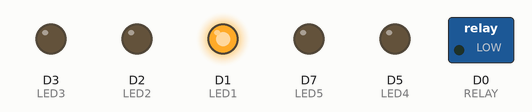
Simulated run of this sketch. Board: ESP8266 (NodeMCU). On the bench: switched loads named in the sketch (green lamp = pin HIGH), output pins drawn as LEDs (lit = HIGH). WiFi joins after 1.5 s; servers stay silent unless stated; random numbers use the default seed unless the sketch sets one; what the sketch prints to the serial monitor is not drawn.

Above: at 0.6 s.
At 1.1 s:
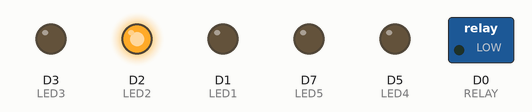
At 1.6 s:
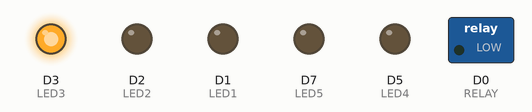
At 13.81 s:
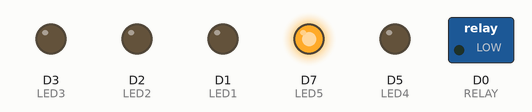
At 24.71 s:
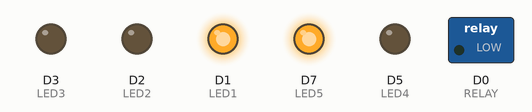
At 39.31 s:
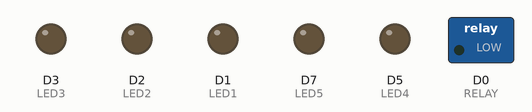
Timing chart, 0 to 40.0 s (numbered marks = the images above):
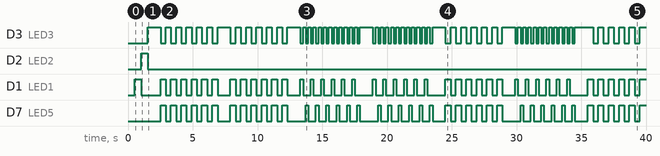

The sketch:

Internet_Hardware_WatchDog.ino
```cpp
#include <ESP8266WiFi.h>             // NodeMCU 0.09
#include <WiFiClient.h>              // Wifi Library
#include <ESP8266Ping.h>             // https://github.com/dancol90/ESP8266Ping/


const char* WIFI_SSID   = "XXXX";        // Your SSID
const char* WIFI_PWD    = "XXXX";        // Your WiFi Password

#define RELAY D0
#define LED1  D1
#define LED2  D2
#define LED3  D3
#define LED4  D5
#define LED5  D7
int random_n       = 1;
int fail_count     = 0;  // Increments if ping fails
int reset_timer    = 20; // Modem should be turned off for "reset_timer" seconds
int cooldown_timer = 80; // Device will wait for this time and will do the ping test before a second reboot


void setup() {
  Serial.begin(115200);
  delay(10);

  /** Define the pin modes **/
  pinMode(RELAY, OUTPUT);
  pinMode(LED1, OUTPUT);
  pinMode(LED2, OUTPUT);
  pinMode(LED3, OUTPUT);
  pinMode(LED4, OUTPUT);
  pinMode(LED5, OUTPUT);

  /** We start by connecting to a WiFi network **/
  IPAddress local_IP(192, 168, 0, 5);       // Static IP Address for ESP8266
  IPAddress subnet(255, 255, 255, 0);       // Subnet Mask
  IPAddress gateway(192, 168, 0, 1);        // Default Gateway

  /*********** Setup a WiFi connection ***********/
  if (WiFi.config(local_IP, gateway, subnet)) { Serial.println("Static IP Configured"); }
  else                                        { Serial.println("Static IP Configuration Failed"); };

  WiFi.mode(WIFI_STA);
  WiFi.begin(WIFI_SSID, WIFI_PWD);
  Serial.println(); Serial.println("Connecting to WiFi");
  int ctr=0;
  while (WiFi.status() != WL_CONNECTED) {
    delay(500);
    Serial.print(".");
    switch(ctr){  // Run the LED Chaser while the ESP is trying to connect to the Internet on first boot
      case 0:digitalWrite(LED1, HIGH);digitalWrite(LED2, LOW);digitalWrite(LED3, LOW);digitalWrite(LED4, LOW);digitalWrite(LED5, LOW); ctr++; break;
      case 1:digitalWrite(LED1, LOW);digitalWrite(LED2, HIGH);digitalWrite(LED3, LOW);digitalWrite(LED4, LOW);digitalWrite(LED5, LOW); ctr++; break;
      case 2:digitalWrite(LED1, LOW);digitalWrite(LED2, LOW);digitalWrite(LED3, HIGH);digitalWrite(LED4, LOW);digitalWrite(LED5, LOW); ctr++; break;
      case 3:digitalWrite(LED1, LOW);digitalWrite(LED2, LOW);digitalWrite(LED3, LOW);digitalWrite(LED4, HIGH);digitalWrite(LED5, LOW); ctr++; break;
      case 4:digitalWrite(LED1, LOW);digitalWrite(LED2, LOW);digitalWrite(LED3, LOW);digitalWrite(LED4, LOW);digitalWrite(LED5, HIGH); ctr++; break;
      case 5:digitalWrite(LED1, LOW);digitalWrite(LED2, LOW);digitalWrite(LED3, LOW);digitalWrite(LED4, HIGH);digitalWrite(LED5, LOW); ctr++; break;
      case 6:digitalWrite(LED1, LOW);digitalWrite(LED2, LOW);digitalWrite(LED3, HIGH);digitalWrite(LED4, LOW);digitalWrite(LED5, LOW); ctr++; break;
      case 7:digitalWrite(LED1, LOW);digitalWrite(LED2, HIGH);digitalWrite(LED3, LOW);digitalWrite(LED4, LOW);digitalWrite(LED5, LOW); ctr=0; break;
    };
  };
  Serial.println("\nWiFi connected");
  Serial.print("IP address: "); Serial.println(WiFi.localIP());
};


void loop() {
  /** Successful Pings **/
  if ( pingTest() ) {                                 // If a successful ping is received
    fail_count = 0;                                   // Reset the fail count
    digitalWrite(LED2, LOW); digitalWrite(LED4, LOW); // Turn off all red LEDs
    random_n = random(1, 4);                          // Generate a random number
    switch(random_n){                                 // Pick a patter to display
      case 1: pattern_blue1(); break;
      case 2: pattern_blue2(); break;
      case 3: pattern_blue3(); break;
    };
  } else {
    fail_count++;                                   // If ping test fails -> increment the fail_count
    Serial.print("Fail Count: "); Serial.println(fail_count);
    pattern_red();                                  // Flash the RED LED

    /** Ping Completely Failed **/
    if ( fail_count == 10 ) {                       // Disconnect the circuit for few seconds
      digitalWrite(RELAY, HIGH); Serial.println("Disconnected..");
    };

    if ( fail_count == reset_timer ) {              // Reconnect after the time is passed
      digitalWrite(RELAY, LOW);  Serial.println("Reconnected...");
    };

    if ( fail_count == cooldown_timer ) {           // Wait for the cool down timer to reset
      digitalWrite(RELAY, LOW);  Serial.println("Waiting For Reconnection...");
      fail_count = 9;                               // Reset the fail_count to 9 for another reboot
    };
  };
};


/** Function that performs the ping test **/
bool pingTest(){
  IPAddress ip (8, 8, 8, 8); // The remote ip to ping
  Serial.print("Pinging host : ");Serial.println(ip);//bool x =Ping.ping(ip);
  if(Ping.ping(ip, 2)) { // Ping the remote host with two ping requests
    Serial.println("Success!!");
    return true;
  } else {
    Serial.println("Error :(");
    return false;
  };
};


/** Function that is called in an event of loss of ping **/
void pattern_red(){
  digitalWrite(LED1, LOW); digitalWrite(LED3, LOW); digitalWrite(LED5, LOW);
  digitalWrite(LED2, LOW); digitalWrite(LED4, LOW);
  delay(400);
  digitalWrite(LED2, HIGH); digitalWrite(LED4, HIGH);
  delay(400);
};


/** Blue Patterns **/
void pattern_blue1(){
  int i = 0;
  do{
    digitalWrite(LED1, HIGH); digitalWrite(LED3, HIGH); digitalWrite(LED5, HIGH);
    if ( i == 5 ) break;
    delay(400);
    digitalWrite(LED1, LOW); digitalWrite(LED3, LOW); digitalWrite(LED5, LOW);
    delay(400);
    i++;
  } while( true );
};


void pattern_blue2(){
  int i = 0;
  do{
    digitalWrite(LED1, HIGH); digitalWrite(LED3, LOW); digitalWrite(LED5, HIGH);
    delay(400);
    digitalWrite(LED1, LOW); digitalWrite(LED3, HIGH); digitalWrite(LED5, LOW);
    if ( i == 5 ) break;
    delay(400);
    i++;
  } while( true );
};


void pattern_blue3(){
  int i = 0;
  do{
    digitalWrite(LED1, HIGH); digitalWrite(LED3, LOW); digitalWrite(LED5, LOW);
    delay(200);
    digitalWrite(LED1, LOW); digitalWrite(LED3, HIGH); digitalWrite(LED5, LOW);
    delay(200);
    digitalWrite(LED1, LOW); digitalWrite(LED3, LOW); digitalWrite(LED5, HIGH);
    delay(200);
    digitalWrite(LED1, LOW); digitalWrite(LED3, HIGH); digitalWrite(LED5, LOW);
    if ( i == 5 ) break;
    delay(200);
    i++;
  } while( true );
};
```

Measured:
- by itself, D3 (LED3): HIGH → LOW at 2.5 s, → HIGH 0.40 s later, → LOW 0.40 s later, → HIGH 0.40 s later, … (118 changes in this stretch)
- by itself, D1 (LED1): HIGH → LOW at 1.0 s, → HIGH 1.5 s later, → LOW 0.40 s later, → HIGH 0.40 s later, … (84 changes in this stretch)
- by itself, D7 (LED5): LOW → HIGH at 2.5 s, → LOW 0.40 s later, → HIGH 0.40 s later, → LOW 0.40 s later, … (83 changes in this stretch)
